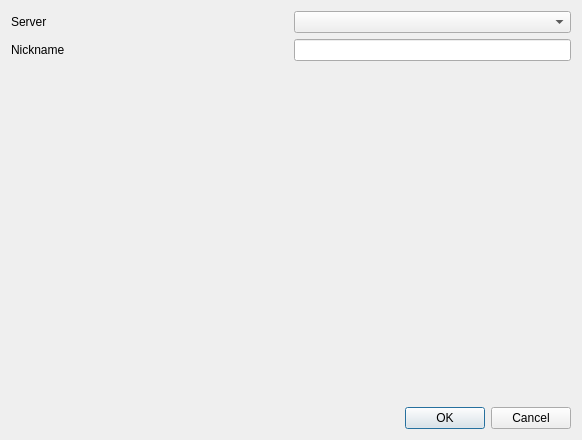
<?xml version="1.0" encoding="UTF-8"?>
<ui version="4.0">
 <class>CreateNetplaySessionDialog</class>
 <widget class="QDialog" name="CreateNetplaySessionDialog">
  <property name="geometry">
   <rect>
    <x>0</x>
    <y>0</y>
    <width>582</width>
    <height>440</height>
   </rect>
  </property>
  <property name="windowTitle">
   <string>Create Netplay Session</string>
  </property>
  <layout class="QVBoxLayout" name="verticalLayout">
   <item>
    <layout class="QHBoxLayout" name="horizontalLayout">
     <item>
      <widget class="QLabel" name="label">
       <property name="text">
        <string>Server</string>
       </property>
      </widget>
     </item>
     <item>
      <widget class="QComboBox" name="serverComboBox"/>
     </item>
    </layout>
   </item>
   <item>
    <layout class="QHBoxLayout" name="horizontalLayout_4">
     <item>
      <widget class="QLabel" name="label_4">
       <property name="text">
        <string>Nickname</string>
       </property>
      </widget>
     </item>
     <item>
      <widget class="QLineEdit" name="nickNameLineEdit">
       <property name="sizePolicy">
        <sizepolicy hsizetype="Preferred" vsizetype="Fixed">
         <horstretch>0</horstretch>
         <verstretch>0</verstretch>
        </sizepolicy>
       </property>
      </widget>
     </item>
    </layout>
   </item>
   <item>
    <widget class="UserInterface::Widget::CreateNetplaySessionWidget" name="romListWidget">
     <property name="sizePolicy">
      <sizepolicy hsizetype="Preferred" vsizetype="Expanding">
       <horstretch>0</horstretch>
       <verstretch>0</verstretch>
      </sizepolicy>
     </property>
    </widget>
   </item>
   <item>
    <widget class="QDialogButtonBox" name="buttonBox">
     <property name="orientation">
      <enum>Qt::Orientation::Horizontal</enum>
     </property>
     <property name="standardButtons">
      <set>QDialogButtonBox::StandardButton::Cancel|QDialogButtonBox::StandardButton::Ok</set>
     </property>
    </widget>
   </item>
  </layout>
 </widget>
 <customwidgets>
  <customwidget>
   <class>UserInterface::Widget::CreateNetplaySessionWidget</class>
   <extends>QStackedWidget</extends>
   <header>UserInterface/Widget/Netplay/CreateNetplaySessionWidget.hpp</header>
   <container>1</container>
  </customwidget>
 </customwidgets>
 <resources/>
 <connections>
  <connection>
   <sender>buttonBox</sender>
   <signal>accepted()</signal>
   <receiver>CreateNetplaySessionDialog</receiver>
   <slot>accept()</slot>
   <hints>
    <hint type="sourcelabel">
     <x>248</x>
     <y>254</y>
    </hint>
    <hint type="destinationlabel">
     <x>157</x>
     <y>274</y>
    </hint>
   </hints>
  </connection>
  <connection>
   <sender>buttonBox</sender>
   <signal>rejected()</signal>
   <receiver>CreateNetplaySessionDialog</receiver>
   <slot>reject()</slot>
   <hints>
    <hint type="sourcelabel">
     <x>316</x>
     <y>260</y>
    </hint>
    <hint type="destinationlabel">
     <x>286</x>
     <y>274</y>
    </hint>
   </hints>
  </connection>
 </connections>
</ui>
